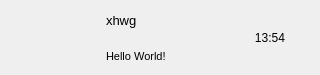
<?xml version="1.0" encoding="UTF-8"?>
<ui version="4.0">
 <class>ChatUserWid</class>
 <widget class="QWidget" name="ChatUserWid">
  <property name="geometry">
   <rect>
    <x>0</x>
    <y>0</y>
    <width>320</width>
    <height>75</height>
   </rect>
  </property>
  <property name="minimumSize">
   <size>
    <width>0</width>
    <height>75</height>
   </size>
  </property>
  <property name="maximumSize">
   <size>
    <width>16777215</width>
    <height>75</height>
   </size>
  </property>
  <property name="windowTitle">
   <string>Form</string>
  </property>
  <layout class="QHBoxLayout" name="horizontalLayout">
   <property name="spacing">
    <number>5</number>
   </property>
   <property name="topMargin">
    <number>0</number>
   </property>
   <property name="bottomMargin">
    <number>0</number>
   </property>
   <item>
    <widget class="QWidget" name="icon_wid" native="true">
     <property name="sizePolicy">
      <sizepolicy hsizetype="Fixed" vsizetype="Fixed">
       <horstretch>0</horstretch>
       <verstretch>0</verstretch>
      </sizepolicy>
     </property>
     <property name="minimumSize">
      <size>
       <width>60</width>
       <height>60</height>
      </size>
     </property>
     <property name="maximumSize">
      <size>
       <width>60</width>
       <height>60</height>
      </size>
     </property>
     <widget class="QLabel" name="icon_lb">
      <property name="geometry">
       <rect>
        <x>7</x>
        <y>12</y>
        <width>45</width>
        <height>45</height>
       </rect>
      </property>
      <property name="minimumSize">
       <size>
        <width>45</width>
        <height>45</height>
       </size>
      </property>
      <property name="maximumSize">
       <size>
        <width>45</width>
        <height>45</height>
       </size>
      </property>
      <property name="text">
       <string/>
      </property>
      <property name="alignment">
       <set>Qt::AlignmentFlag::AlignCenter</set>
      </property>
     </widget>
     <widget class="QLabel" name="red_point">
      <property name="geometry">
       <rect>
        <x>27</x>
        <y>0</y>
        <width>30</width>
        <height>30</height>
       </rect>
      </property>
      <property name="minimumSize">
       <size>
        <width>30</width>
        <height>30</height>
       </size>
      </property>
      <property name="maximumSize">
       <size>
        <width>30</width>
        <height>30</height>
       </size>
      </property>
      <property name="text">
       <string/>
      </property>
     </widget>
    </widget>
   </item>
   <item>
    <widget class="QWidget" name="user_info_wid" native="true">
     <property name="minimumSize">
      <size>
       <width>120</width>
       <height>0</height>
      </size>
     </property>
     <property name="maximumSize">
      <size>
       <width>120</width>
       <height>16777215</height>
      </size>
     </property>
     <layout class="QVBoxLayout" name="verticalLayout">
      <property name="leftMargin">
       <number>2</number>
      </property>
      <property name="topMargin">
       <number>5</number>
      </property>
      <property name="rightMargin">
       <number>2</number>
      </property>
      <property name="bottomMargin">
       <number>5</number>
      </property>
      <item>
       <widget class="QLabel" name="user_name_lb">
        <property name="minimumSize">
         <size>
          <width>0</width>
          <height>30</height>
         </size>
        </property>
        <property name="maximumSize">
         <size>
          <width>16777215</width>
          <height>30</height>
         </size>
        </property>
        <property name="font">
         <font>
          <pointsize>10</pointsize>
         </font>
        </property>
        <property name="text">
         <string>xhwg</string>
        </property>
       </widget>
      </item>
      <item>
       <widget class="QLabel" name="user_chat_lb">
        <property name="minimumSize">
         <size>
          <width>0</width>
          <height>30</height>
         </size>
        </property>
        <property name="maximumSize">
         <size>
          <width>130</width>
          <height>30</height>
         </size>
        </property>
        <property name="font">
         <font>
          <pointsize>8</pointsize>
         </font>
        </property>
        <property name="text">
         <string>Hello World!</string>
        </property>
       </widget>
      </item>
     </layout>
    </widget>
   </item>
   <item>
    <widget class="QWidget" name="time_wid" native="true">
     <property name="sizePolicy">
      <sizepolicy hsizetype="Fixed" vsizetype="Fixed">
       <horstretch>0</horstretch>
       <verstretch>0</verstretch>
      </sizepolicy>
     </property>
     <property name="minimumSize">
      <size>
       <width>50</width>
       <height>50</height>
      </size>
     </property>
     <property name="maximumSize">
      <size>
       <width>50</width>
       <height>50</height>
      </size>
     </property>
     <widget class="QLabel" name="time_lb">
      <property name="geometry">
       <rect>
        <x>0</x>
        <y>20</y>
        <width>54</width>
        <height>12</height>
       </rect>
      </property>
      <property name="text">
       <string>13:54</string>
      </property>
      <property name="alignment">
       <set>Qt::AlignmentFlag::AlignCenter</set>
      </property>
     </widget>
    </widget>
   </item>
  </layout>
 </widget>
 <resources/>
 <connections/>
</ui>
